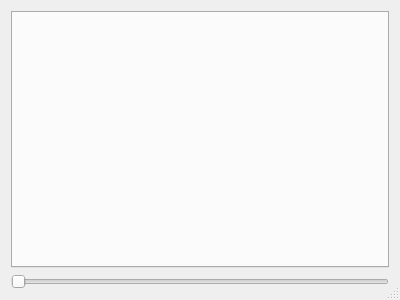
<?xml version="1.0" encoding="UTF-8"?>
<ui version="4.0">
 <class>JointTrajectoryPlotDialog</class>
 <widget class="QDialog" name="JointTrajectoryPlotDialog">
  <property name="geometry">
   <rect>
    <x>0</x>
    <y>0</y>
    <width>400</width>
    <height>300</height>
   </rect>
  </property>
  <property name="windowTitle">
   <string>Joint Trajectory Plot</string>
  </property>
  <property name="windowIcon">
   <iconset theme=":/tesseract_gui/svg/plot_image.svg"/>
  </property>
  <property name="sizeGripEnabled">
   <bool>true</bool>
  </property>
  <layout class="QVBoxLayout" name="verticalLayout">
   <item>
    <widget class="QTabWidget" name="jtpTabWidget">
     <property name="currentIndex">
      <number>-1</number>
     </property>
    </widget>
   </item>
   <item>
    <widget class="QSlider" name="jtpHorizontalSlider">
     <property name="orientation">
      <enum>Qt::Horizontal</enum>
     </property>
    </widget>
   </item>
  </layout>
 </widget>
 <resources/>
 <connections/>
</ui>
